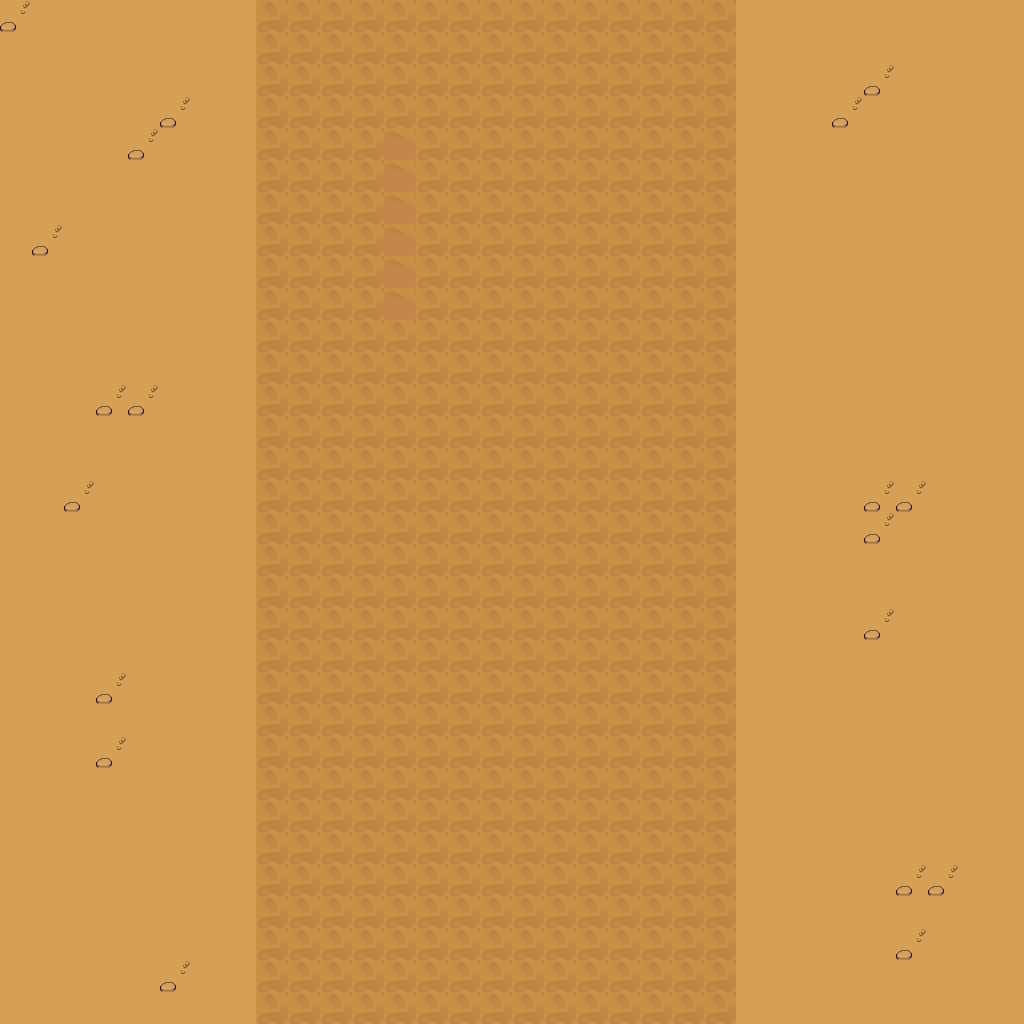

Rendered tile map (Tiled .tmx) drawn with the repository's tilesets; below, a short description and the full map source, tile grids included:
An orthogonal 32x32 tile map with 32x32 px tiles, 1 tile layer (Tile Layer 1), 2 tilesets.

<map version="1.4" tiledversion="1.4.3" orientation="orthogonal" renderorder="right-down" width="32" height="32" tilewidth="32" tileheight="32" infinite="0" nextlayerid="2" nextobjectid="1">
 <tileset firstgid="1" source="Mockup2.tsx" />
 <tileset firstgid="129" source="bg.tsx" />
 <layer id="1" name="Tile Layer 1" width="32" height="32">
  <data encoding="csv">
88,82,82,82,82,82,82,82,164,164,164,164,164,164,164,164,164,164,164,164,164,164,164,82,82,82,82,82,82,82,82,82,
82,82,82,82,82,82,82,82,164,164,164,164,164,164,164,164,164,164,164,164,164,164,164,82,82,82,82,82,82,82,82,82,
82,82,82,82,82,82,82,82,164,164,164,164,164,164,164,164,164,164,164,164,164,164,164,82,82,82,82,88,82,82,82,82,
82,82,82,82,82,88,82,82,164,164,164,164,164,164,164,164,164,164,164,164,164,164,164,82,82,82,88,82,82,82,82,82,
82,82,82,82,88,82,82,82,164,164,164,164,139,164,164,164,164,164,164,164,164,164,164,82,82,82,82,82,82,82,82,82,
82,82,82,82,82,82,82,82,164,164,164,164,139,164,164,164,164,164,164,164,164,164,164,82,82,82,82,82,82,82,82,82,
82,82,82,82,82,82,82,82,164,164,164,164,139,164,164,164,164,164,164,164,164,164,164,82,82,82,82,82,82,82,82,82,
82,88,82,82,82,82,82,82,164,164,164,164,139,164,164,164,164,164,164,164,164,164,164,82,82,82,82,82,82,82,82,82,
82,82,82,82,82,82,82,82,164,164,164,164,139,164,164,164,164,164,164,164,164,164,164,82,82,82,82,82,82,82,82,82,
82,82,82,82,82,82,82,82,164,164,164,164,139,164,164,164,164,164,164,164,164,164,164,82,82,82,82,82,82,82,82,82,
82,82,82,82,82,82,82,82,164,164,164,164,164,164,164,164,164,164,164,164,164,164,164,82,82,82,82,82,82,82,82,82,
82,82,82,82,82,82,82,82,164,164,164,164,164,164,164,164,164,164,164,164,164,164,164,82,82,82,82,82,82,82,82,82,
82,82,82,88,88,82,82,82,164,164,164,164,164,164,164,164,164,164,164,164,164,164,164,82,82,82,82,82,82,82,82,82,
82,82,82,82,82,82,82,82,164,164,164,164,164,164,164,164,164,164,164,164,164,164,164,82,82,82,82,82,82,82,82,82,
82,82,82,82,82,82,82,82,164,164,164,164,164,164,164,164,164,164,164,164,164,164,164,82,82,82,82,82,82,82,82,82,
82,82,88,82,82,82,82,82,164,164,164,164,164,164,164,164,164,164,164,164,164,164,164,82,82,82,82,88,88,82,82,82,
82,82,82,82,82,82,82,82,164,164,164,164,164,164,164,164,164,164,164,164,164,164,164,82,82,82,82,88,82,82,82,82,
82,82,82,82,82,82,82,82,164,164,164,164,164,164,164,164,164,164,164,164,164,164,164,82,82,82,82,82,82,82,82,82,
82,82,82,82,82,82,82,82,164,164,164,164,164,164,164,164,164,164,164,164,164,164,164,82,82,82,82,82,82,82,82,82,
82,82,82,82,82,82,82,82,164,164,164,164,164,164,164,164,164,164,164,164,164,164,164,82,82,82,82,88,82,82,82,82,
82,82,82,82,82,82,82,82,164,164,164,164,164,164,164,164,164,164,164,164,164,164,164,82,82,82,82,82,82,82,82,82,
82,82,82,88,82,82,82,82,164,164,164,164,164,164,164,164,164,164,164,164,164,164,164,82,82,82,82,82,82,82,82,82,
82,82,82,82,82,82,82,82,164,164,164,164,164,164,164,164,164,164,164,164,164,164,164,82,82,82,82,82,82,82,82,82,
82,82,82,88,82,82,82,82,164,164,164,164,164,164,164,164,164,164,164,164,164,164,164,82,82,82,82,82,82,82,82,82,
82,82,82,82,82,82,82,82,164,164,164,164,164,164,164,164,164,164,164,164,164,164,164,82,82,82,82,82,82,82,82,82,
82,82,82,82,82,82,82,82,164,164,164,164,164,164,164,164,164,164,164,164,164,164,164,82,82,82,82,82,82,82,82,82,
82,82,82,82,82,82,82,82,164,164,164,164,164,164,164,164,164,164,164,164,164,164,164,82,82,82,82,82,82,82,82,82,
82,82,82,82,82,82,82,82,164,164,164,164,164,164,164,164,164,164,164,164,164,164,164,82,82,82,82,82,88,88,82,82,
82,82,82,82,82,82,82,82,164,164,164,164,164,164,164,164,164,164,164,164,164,164,164,82,82,82,82,82,82,82,82,82,
82,82,82,82,82,82,82,82,164,164,164,164,164,164,164,164,164,164,164,164,164,164,164,82,82,82,82,82,88,82,82,82,
82,82,82,82,82,88,82,82,164,164,164,164,164,164,164,164,164,164,164,164,164,164,164,82,82,82,82,82,82,82,82,82,
82,82,82,82,82,82,82,82,164,164,164,164,164,164,164,164,164,164,164,164,164,164,164,82,82,82,82,82,82,82,82,82
</data>
 </layer>
</map>
